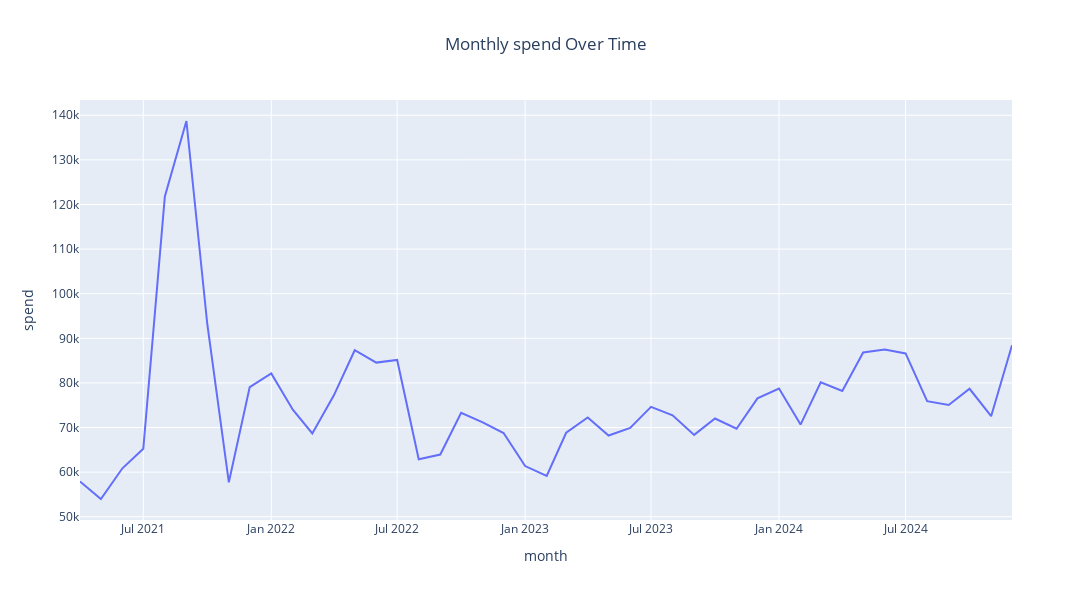
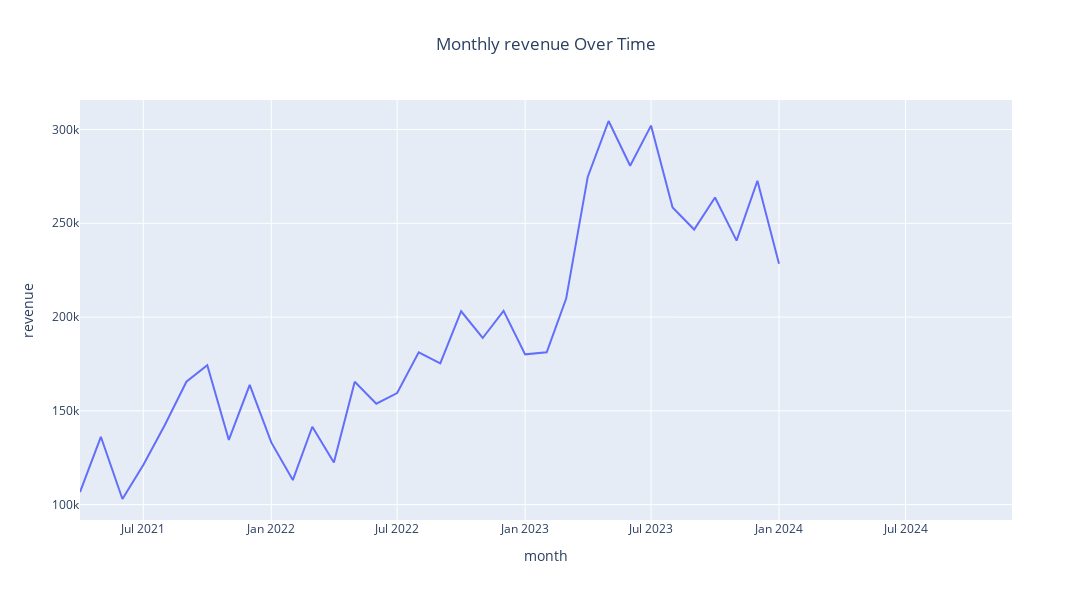
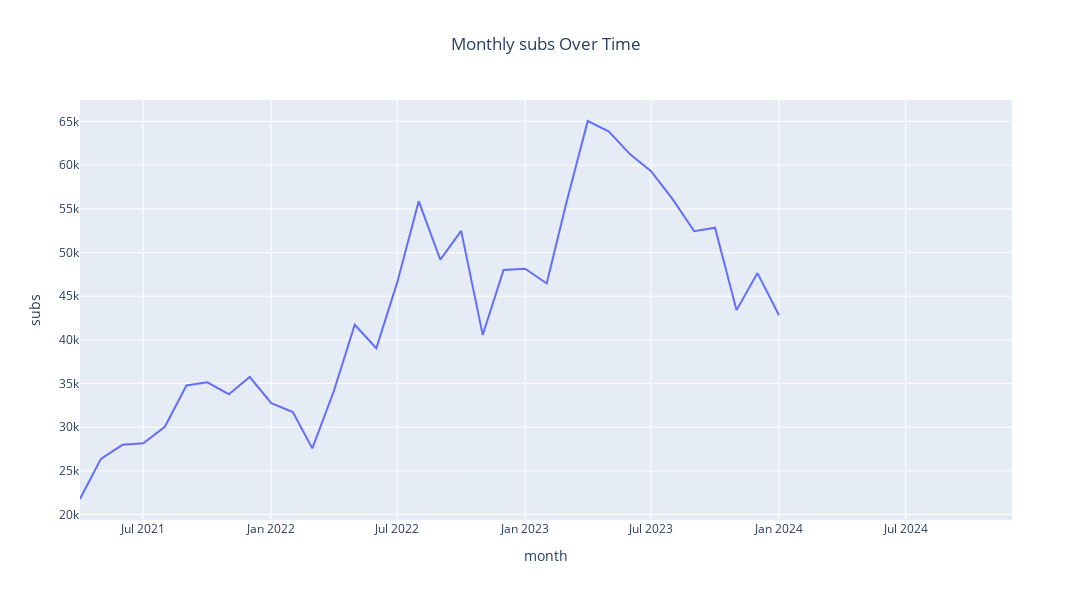

Notebook code for these charts, in order:
### Markdown cell above
### Plot time series plots

### Code cell
for feature in aggregated_df.select_dtypes(include='number'):
    plot_feature_over_time(aggregated_df, feature)
